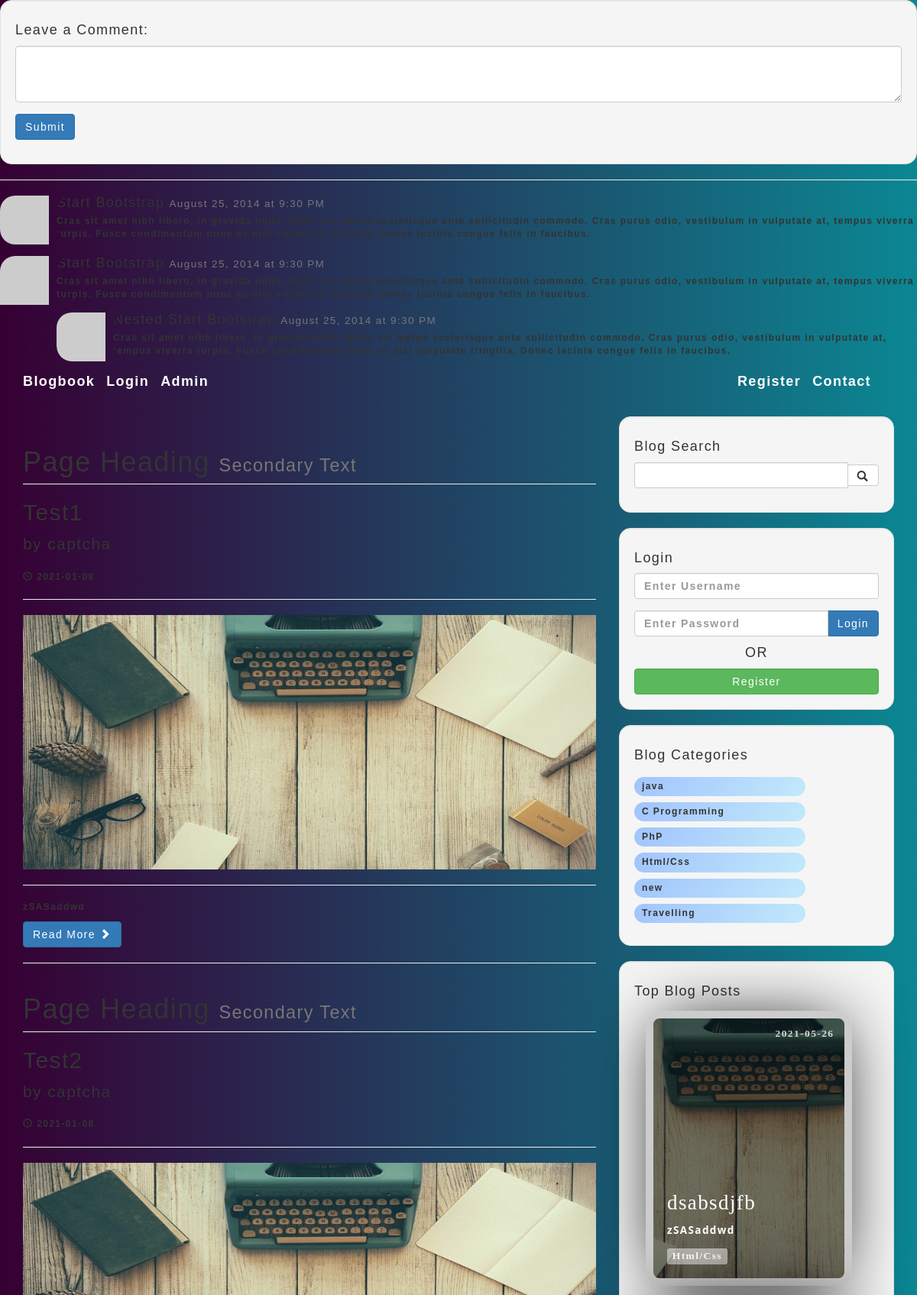
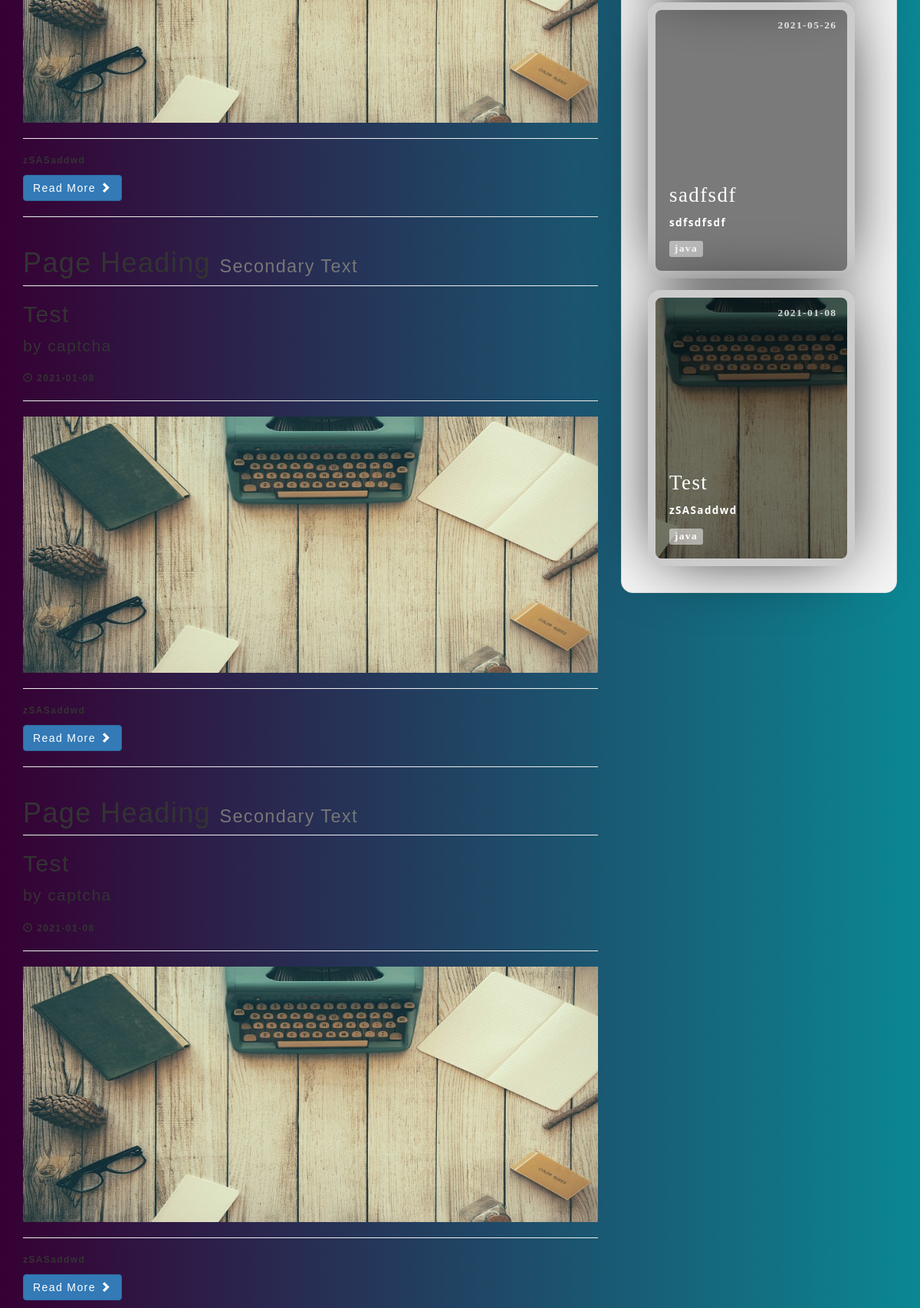
Page /comment.php?category=2 (upper part) on the committed database (2 pictures, top to bottom).
### tables this page shows
CREATE TABLE `posts` (
  `post_id` int(3) NOT NULL,
  `post_category_id` int(3) NOT NULL,
  `post_title` varchar(255) NOT NULL,
  `post_author` varchar(255) NOT NULL,
  `author_id` int(255) NOT NULL,
  `post_date` date NOT NULL,
  `post_image` text NOT NULL,
  `post_content` mediumtext NOT NULL,
  `post_tags` varchar(255) NOT NULL,
  `post_comment_count` int(255) NOT NULL,
  `post_status` varchar(255) NOT NULL DEFAULT 'draft',
  `post_views_count` int(255) NOT NULL
);

CREATE TABLE `categories` (
  `cat_id` int(3) NOT NULL,
  `cat_title` varchar(255) NOT NULL
);

### comment.php (the view, shortened to what this page needs)
                <div class="well">
                    <h4>Leave a Comment:</h4>
                    <form role="form">
                        <div class="form-group">
                            <textarea class="form-control" rows="3"></textarea>
                        </div>
                        <button type="submit" class="btn btn-primary">Submit</button>
                    </form>
                </div>
                <hr>
                <div class="media">
                    <a class="pull-left" href="#">
                        <img class="media-object" src="http://placehold.it/64x64" alt="">
                    </a>
                    <div class="media-body">
                        <h4 class="media-heading">Start Bootstrap
                            <small>August 25, 2014 at 9:30 PM</small>
                        </h4>
                        Cras sit amet nibh libero, in gravida nulla. Nulla vel metus scelerisque ante sollicitudin commodo. Cras purus odio, vestibulum in vulputate at, tempus viverra turpis. Fusce condimentum nunc ac nisi vulputate fringilla. Donec lacinia congue felis in faucibus.
                    </div>
                </div>
                <div class="media">
                    <a class="pull-left" href="#">
                        <img class="media-object" src="http://placehold.it/64x64" alt="">
                    </a>
                    <div class="media-body">
                        <h4 class="media-heading">Start Bootstrap
                            <small>August 25, 2014 at 9:30 PM</small>
                        </h4>
                        Cras sit amet nibh libero, in gravida nulla. Nulla vel metus scelerisque ante sollicitudin commodo. Cras purus odio, vestibulum in vulputate at, tempus viverra turpis. Fusce condimentum nunc ac nisi vulputate fringilla. Donec lacinia congue felis in faucibus.
                        <div class="media">
                            <a class="pull-left" href="#">
                                <img class="media-object" src="http://placehold.it/64x64" alt="">
                            </a>
                            <div class="media-body">
                                <h4 class="media-heading">Nested Start Bootstrap
                                    <small>August 25, 2014 at 9:30 PM</small>
                                </h4>
                                Cras sit amet nibh libero, in gravida nulla. Nulla vel metus scelerisque ante sollicitudin commodo. Cras purus odio, vestibulum in vulputate at, tempus viverra turpis. Fusce condimentum nunc ac nisi vulputate fringilla. Donec lacinia congue felis in faucibus.
                            </div>
                        </div>
                    </div>
                </div>
          <?php include "includes/db.php";?>
<?php include "includes/header.php";?>
<body>
   <?php include "includes/navigation.php"; ?>
    <div class="container">
        <div class="row">
            <div class="col-md-8">
               <?php
                if(isset($_GET['category'])){
                    $link_category=$_GET['category'];                }
                $query="SELECT * FROM posts WHERE post_category_id=$link_category";
               $select_all_posts_query=mysqli_query($connection,$query);
                    while($row=mysqli_fetch_assoc($select_all_posts_query)){
                        $post_title=$row['post_title'];
                        $post_id=$row['post_id'];
                        $post_author=$row['post_author'];
                        $post_date=$row['post_date'];
                        $post_image=$row['post_image'];
                        $post_content=$row['post_content'];
                       ?>
                                <h1 class="page-header">
                    Page Heading
                    <small>Secondary Text</small>
                </h1>
                <h2>
                    <a href="post.php?p_id=<?php echo $post_id;?>"><?php echo $post_title;?></a>
                </h2>
                <p class="lead">
                    by <a href="index.php"><?php echo $post_author;?></a>
                </p>
                <p><span class="glyphicon glyphicon-time"></span> <?php echo $post_date;?></p>
                <hr>
                <img class="img-responsive" src="images/<?php echo $post_image;?>" alt="">
                <hr>
                <p><?php echo $post_content;?></p>
                <a class="btn btn-primary" href="#">Read More <span class="glyphicon glyphicon-chevron-right"></span></a>
                <hr>
                  <?php  } ?>
            </div>
           <?php include "includes/sidebar.php";  ?>
        </div>
      <?php
include "includes/footer.php";
?>

### includes/sidebar.php (shortened to what this page needs)
<div class="col-md-4">
    <div class="well">
        <h4>Blog Search</h4>
        <form action="search.php" method="post">
            <div class="input-group">
                <input name="search" type="text" class="form-control">
                <span class="input-group-btn">
                    <button name="submit" class="btn btn-default" type="submit">
                        <span class="glyphicon glyphicon-search"></span>
                    </button>
                </span>
            </div>
        </form>
    </div>
    <div class="well logs" id="login">
        <div class="heads">
            <h4>Login</h4>
            <form action="includes/login.php" method="post" id="login_form" onsubmit="return validate_form()">
                <div class="form-group">
                    <input name="username" type="text" class="form-control" placeholder="Enter Username" id="user_name">
                </div>
                <div class="input-group">
                    <input name="password" type="password" class="form-control" placeholder="Enter Password" id="user_pass">
                    <span class="input-group-btn">
                        <button class="btn btn-primary" name="login" type="submit">
                            Login
                        </button>
                    </span>
                </div>
            </form>
            <h4 style="text-align: center;">OR</h4>
            <a href="../registration.php">
                <button class="btn btn-success form-control" name="login" type="submit" value="Register">
                    Register
                </button> </a>
        </div>
    </div>
    <?php
    $query = "SELECT * FROM categories ";
    $select_categories_sidebar = mysqli_query($connection, $query);
    ?>
    <div class="well " id="categories">
        <h4>Blog Categories</h4>
        <div class="row">
            <div class="col-lg-12">
                <ul class="list-unstyled">
                    <?php
                    while ($row = mysqli_fetch_assoc($select_categories_sidebar)) {
                        $cat_title = $row['cat_title'];
                        $cat_id = $row['cat_id'];
                        echo "<li   class='list-items'
                        data-aos='fade-left'
                        data-aos-delay='100'><a href='category.php?category=$cat_id'>{$cat_title}</a></li>";
                    }
                    ?>
                </ul>
            </div>
        </div>
    </div>
    <?php include "widget.php" ?>
</div>

### includes/widget.php (shortened to what this page needs)
<div class="well">
    <h4>Top Blog Posts</h4>
    <?php
    $query = "SELECT * FROM posts WHERE post_status='published'   ORDER BY post_views_count DESC LIMIT 3 ";
    $select_all_posts_query = mysqli_query($connection, $query);
    while ($row = mysqli_fetch_assoc($select_all_posts_query)) {
        $post_title = $row['post_title'];
        $post_id = $row['post_id'];
        $post_date = $row['post_date'];
        $post_image = $row['post_image'];
        $post_content = strip_tags(substr($row['post_content'], 0, 100));
        $post_status = $row['post_status'];
        $post_category_id = $row['post_category_id'];
        $query = "SELECT * FROM categories WHERE cat_id={$post_category_id}";
        $select_categories_id = mysqli_query($connection, $query);
        $cat = mysqli_fetch_assoc($select_categories_id);
        $post_category = $cat['cat_title'];
        if ($post_status == 'published') {
    ?>
            <div class="card-grid-space">
                <a class="card" href="../post.php?p_id=<?php echo $post_id; ?>" style="--bg-img: url('../images/<?php echo $post_image; ?>');margin:1.5rem;">
                    <div>
                        <h1><?php echo $post_title; ?></h1>
                        <p><?php echo $post_content; ?></p>
                        <div class="date"><?php echo $post_date; ?></div>
                        <div class="tags">
                            <div class="tag"><?php echo $post_category; ?></div>
                        </div>
                    </div>
                </a>
            </div>
    <?php  }
    } ?>

### css/styles.css (style rules this page uses)
body { font-size: 12px; }
body, button, input { font-family: "Montserrat", sans-serif; font-weight: 700; letter-spacing: 1.4px; }
:root { --color: #3c3163; --transition-time: 0.5s; }
* { box-sizing: border-box; }
body { margin: 0; min-height: 100vh; }
a { color: inherit; }
.card { font-family: "Heebo"; --bg-filter-opacity: 0.5; background-image: linear-gradient( rgba(0, 0, 0, var(--bg-filter-opacity)), rgba(0, 0, 0, var(--bg-filter-opacity)) ), var(--bg-img); height: 20em; width: 15em; font-size: 1.5em; color: white; border-radius: 1em; padding: 1em; display: flex; align-items: flex-end; background-size: cover; background-position: center; box-shadow: 0 0 5em -1em black; transition: all, var(--transition-time); position: relative; overflow: hidden; border: 10px solid #ccc; text-decoration: none; }
.card h1 { margin: 0; font-size: 1.5em; line-height: 1.2em; }
.card p { font-size: 0.75em; font-family: "Open Sans"; margin-top: 0.5em; line-height: 2em; }
.card .tags { display: flex; }
.card .tags .tag { font-size: 0.75em; background: rgba(255, 255, 255, 0.5); border-radius: 0.3rem; padding: 0 0.5em; margin-right: 0.5em; line-height: 1.5em; transition: all, var(--transition-time); }
.card .date { position: absolute; top: 0; right: 0; font-size: 0.75em; padding: 1em; line-height: 1em; opacity: 0.8; }
.card:before, .card:after { content: ""; transform: scale(0); transform-origin: top left; border-radius: 50%; position: absolute; left: -50%; top: -50%; z-index: -5; transition: all, var(--transition-time); transition-timing-function: ease-in-out; }
.card:before { background: #ddd; width: 250%; height: 250%; }
.card:after { background: white; width: 200%; height: 200%; }
div { border-radius: 20px; }
.well { border-radius: 15px; }
.list-items { background: linear-gradient(120deg, #a1c4fd 0%, #c2e9fb 100%); padding: 0.4rem 1rem; margin: 0.8rem 0; border-radius: 3rem; width: 70%; display: flex; justify-content: space-between; }

### includes/header.php (style rules this page uses)
body { background: linear-gradient(to right, #360033 0%, #0b8793 100%); font-size: 12px; }

### rows in the picture
posts: post_title "Test1", post_author "captcha", post_date "2021-01-08", post_image (picture), post_content "zSASaddwd"
posts: post_title "Test2", post_author "captcha", post_date "2021-01-08", post_image (picture), post_content "zSASaddwd"
posts: post_title "Test", post_author "captcha", post_date "2021-01-08", post_image (picture), post_content "zSASaddwd"
posts: post_title "Test", post_author "captcha", post_date "2021-01-08", post_image (picture), post_content "zSASaddwd"
categories: cat_title "java"
categories: cat_title "C Programming"
categories: cat_title "PhP"
categories: cat_title "Html/Css"
categories: cat_title "new"
categories: cat_title "Travelling"
posts: post_image (picture), post_title "dsabsdjfb", post_content "zSASaddwd", post_date "2021-05-26", categories.cat_title "Html/Css"
posts: post_title "sadfsdf", post_content "sdfsdfsdf", post_date "2021-05-26", categories.cat_title "java"
posts: post_image (picture), post_title "Test", post_content "zSASaddwd", post_date "2021-01-08", categories.cat_title "java"
